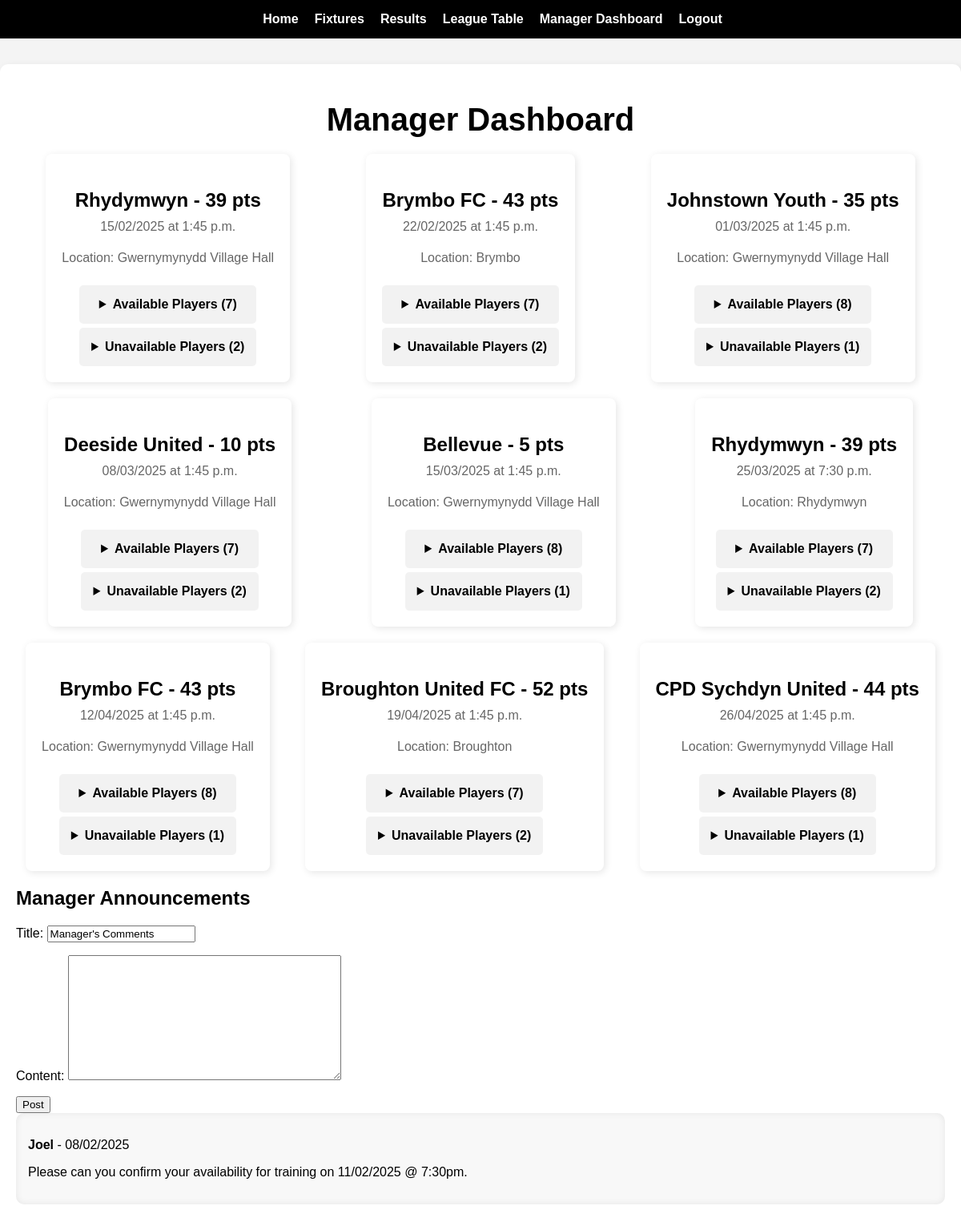
The app's page /manager-dashboard/ (signed in), older data.
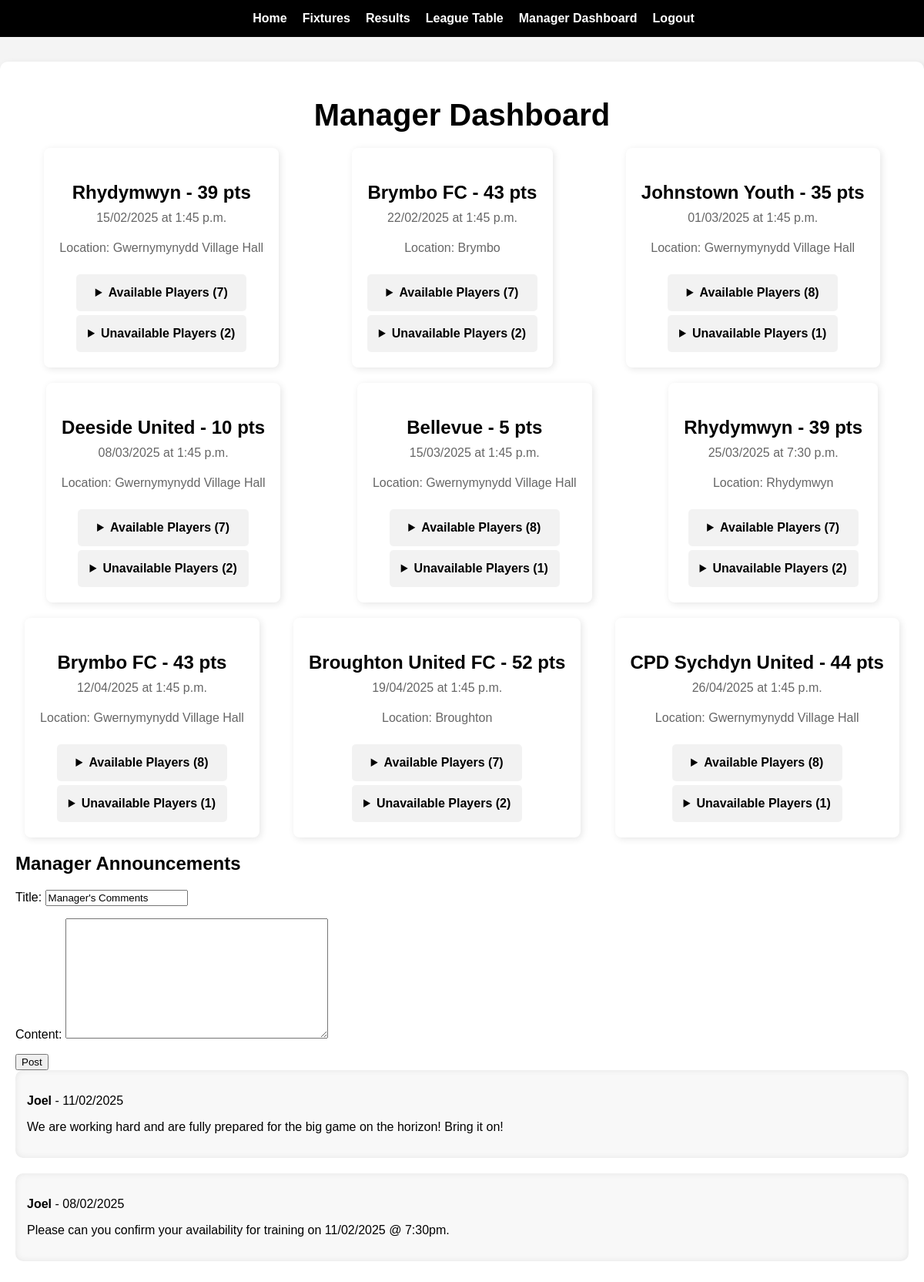
The same page, newer data.
### team/models.py (models this page shows, shortened)
class Fixture(models.Model):
    HOME_OR_AWAY = [
        ("H", "Home"),
        ("A", "Away"),
    ]
    opponent = models.ForeignKey(Team, on_delete=models.SET_NULL, null=True, blank=True)
    date = models.DateField()
    time = models.TimeField()
    location = models.CharField(max_length=100)
    home_or_away = models.CharField(max_length=1, choices=HOME_OR_AWAY)
    goals_for = models.PositiveIntegerField(null=True, blank=True)
    goals_against = models.PositiveIntegerField(null=True, blank=True)
    match_completed = models.BooleanField(default=False)
    def __str__(self):
        opponent_name = self.opponent.name if self.opponent else "Unknown Team"
        return f"{opponent_name} - {self.date} ({'Home' if self.home_or_away == 'H' else 'Away'})"

class Team(models.Model):
    name = models.CharField(max_length=100, default="CPD Yr Wyddgrug")
    logo = models.ImageField(upload_to='team_logos/', blank=True, null=True)
    games_played = models.PositiveIntegerField(default=0)
    wins = models.PositiveIntegerField(default=0)
    draws = models.PositiveIntegerField(default=0)
    losses = models.PositiveIntegerField(default=0)
    goals_for = models.PositiveIntegerField(default=0)
    goals_against = models.PositiveIntegerField(default=0)
    points = models.PositiveIntegerField(default=0)
    def __str__(self):
        return f"{self.name} - {self.points} pts"

class PlayerAvailability(models.Model):
    AVAILABILITY_CHOICES = [
        ("yes", "Available"),
        ("no", "Not Available"),
    ]
    player = models.ForeignKey(User, on_delete=models.CASCADE)
    fixture = models.ForeignKey(Fixture, on_delete=models.CASCADE, default=1)
    status = models.CharField(max_length=3, choices=AVAILABILITY_CHOICES, default="no")
    def __str__(self):
        return f"{self.player.username} - {self.fixture} ({self.status})"

class ManagerPost(models.Model):
    manager = models.ForeignKey(User, on_delete=models.CASCADE)
    title = models.CharField(
        max_length=200, default="Manager's Comments")  # Allow custom headings
    content = models.TextField()
    created_at = models.DateTimeField(auto_now_add=True)

### team/views.py (the view)
# urls.py: path("manager-dashboard/", manager_dashboard, name="manager_dashboard"),
@login_required
def manager_dashboard(request):
    try:
        user_profile = Profile.objects.get(user=request.user)
    except Profile.DoesNotExist:
        return redirect("create_profile")
    if user_profile.role != "manager":
        return render(request, "team/access_denied.html")
    if request.method == "POST":
        form = ManagerPostForm(request.POST)
        if form.is_valid():
            post = form.save(commit=False)
            post.manager = request.user
            post.save()
    else:
        form = ManagerPostForm()
    posts = ManagerPost.objects.all().order_by("-created_at")
    upcoming_fixtures = Fixture.objects.filter(match_completed=False).order_by("date", "time")
    fixture_availability = {}
    for fixture in upcoming_fixtures:
        fixture_availability[fixture.id] = list(PlayerAvailability.objects.filter(fixture=fixture))
    print("Upcoming Fixtures:", upcoming_fixtures)
    print("Fixture Availability:", fixture_availability)
    return render(request, "team/manager_dashboard.html", {
        "form": form,
        "posts": posts,
        "upcoming_fixtures": upcoming_fixtures,
        "fixture_availability": fixture_availability
    })

### team/forms.py
class ManagerPostForm(forms.ModelForm):
    class Meta:
        model = ManagerPost
        fields = ["title", "content"]

### team/templatetags/custom_filters.py (called while the page is built)
@register.filter
def get_item(dictionary, key):
    return dictionary.get(key, [])

@register.filter(name="yes_count")
def yes_count(player_list):
    return sum(1 for player in player_list if player.status == "yes")

@register.filter(name="no_count")
def no_count(player_list):
    return sum(1 for player in player_list if player.status == "no")

### team/templates/team/manager_dashboard.html (shortened to what this page needs)
{% extends "team/base.html" %}
{% load custom_filters %}
{% block content %}
<nav class="standard-nav">
    <ul>
        <li><a href="{% url 'home' %}">Home</a></li>
        <li><a href="{% url 'fixtures' %}">Fixtures</a></li>
        <li><a href="{% url 'results' %}">Results</a></li>
        <li><a href="{% url 'league_table' %}">League Table</a></li>
        {% if request.user.is_authenticated %}
            {% if request.user.profile.role == "manager" %}
                <li><a href="{% url 'manager_dashboard' %}">Manager Dashboard</a></li>
            {% elif request.user.profile.role == "player" %}
                <li><a href="{% url 'player_dashboard' %}">Player Dashboard</a></li>
            {% endif %}
            <li>
                <form action="{% url 'logout' %}" method="post">
                    <button type="submit">Logout</button>
                </form>
            </li>
        {% else %}
            <li><a href="{% url 'login' %}">Login</a></li>
        {% endif %}
    </ul>
</nav>
<div class="dashboard-container">
    <h1>Manager Dashboard</h1>
    {% if upcoming_fixtures %}
    <div class="fixtures-container">
        {% for fixture in upcoming_fixtures %}
            <div class="fixture-card">
                <h3>{{ fixture.opponent }}</h3>
                <p class="fixture-date">{{ fixture.date|date:"d/m/Y" }} at {{ fixture.time }}</p>
                <p class="fixture-location">Location: {{ fixture.location }}</p>
                <div class="availability">
                    <details>
                        <summary>Available Players ({{ fixture_availability|get_item:fixture.id|yes_count }})</summary>
                    </details>
                    <details>
                        <summary>Unavailable Players ({{ fixture_availability|get_item:fixture.id|no_count }})</summary>
                    </details>
                </div>
            </div>
        {% endfor %}
    </div>
    {% else %}
    <p>No upcoming fixtures.</p>
    {% endif %}
    <div class="dashboard-section">
        <h2>Manager Announcements</h2>
        <form method="post">
            {{ form.as_p }}
            <button type="submit" class="btn-submit">Post</button>
        </form>
        {% for post in posts %}
            <div class="post-card">
                <p><strong>{{ post.manager.username }}</strong> - {{ post.created_at|date:"d/m/Y" }}</p>
                <p>{{ post.content }}</p>
            </div>
        {% empty %}
            <p>No announcements yet.</p>
        {% endfor %}
    </div>
</div>
{% endblock %}

Row changes from the older to the newer data that the page shows:
added ManagerPost: manager.username "Joel", created_at "11/02/2025", content "We are working hard and are fully prepared for the big game on the horizon! Bring it on!"
